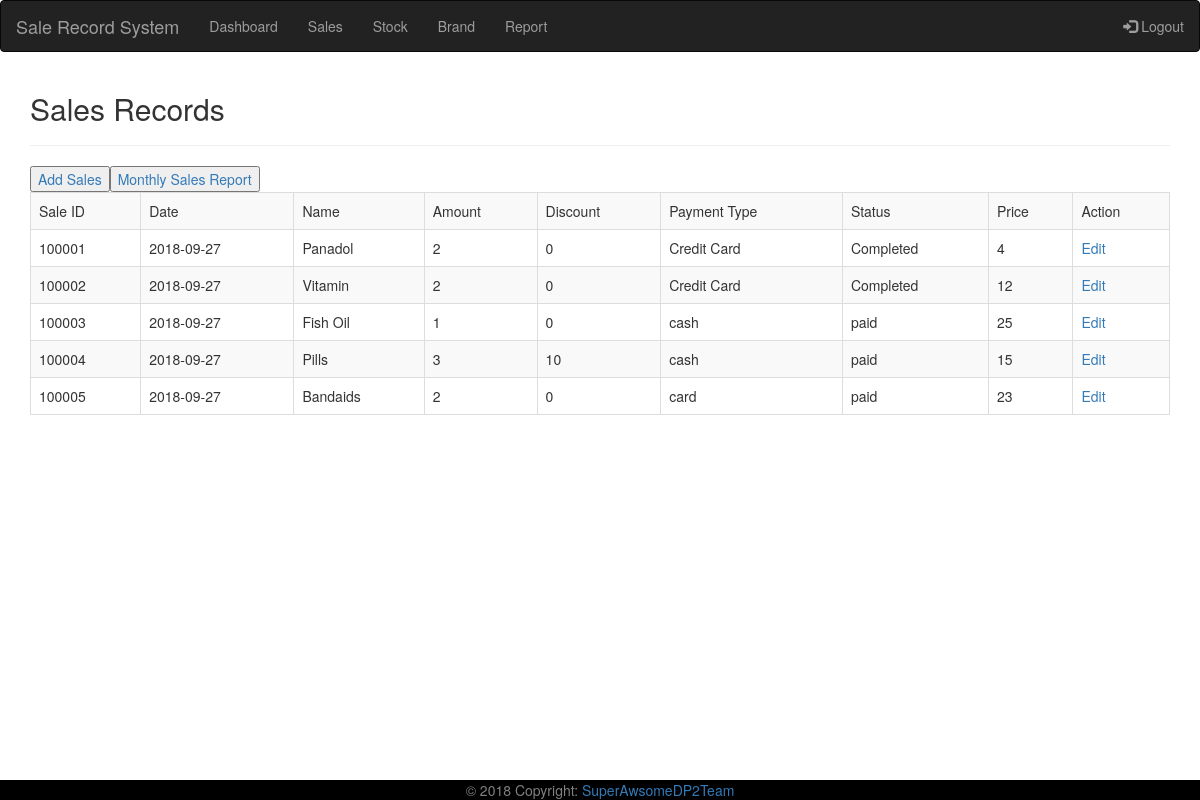
Page /sales.php on the earlier database version.
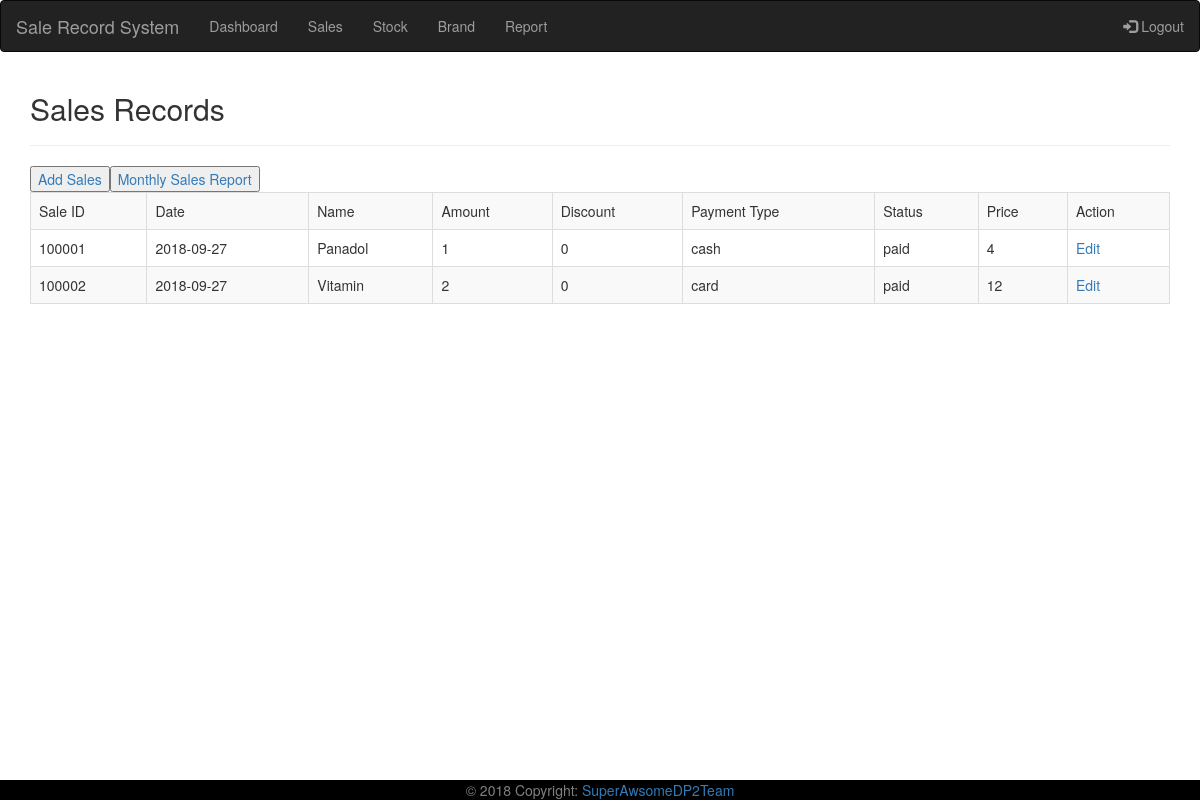
Same page on the later database version.
### tables this page shows
CREATE TABLE `sale` (
  `sale_id` int(255) NOT NULL,
  `sale_date` date NOT NULL,
  `sale_name` varchar(255) NOT NULL,
  `total_amount` int(255) NOT NULL,
  `discount` int(255) NOT NULL,
  `payment_type` varchar(255) NOT NULL,
  `payment_status` varchar(255) NOT NULL,
  `product_price` int(255) NOT NULL
);

### sales.php (the view, shortened to what this page needs)
<?php
require_once("action/dp_connect.php");
require_once("includes/header.php");
$sql = "SELECT * FROM `sale`";
$result = $connect->query($sql);
echo "<h2>Sales Records</h2><hr \>";
echo '<a href="add_sales.php"><button>Add Sales</button></a>';
echo '<a href="monthly_sales.php"><button>Monthly Sales Report</button></a>';
echo"<table border='1em' class='table table-bordered table-striped table-hover'>";
echo"
<tr>
  <td>Sale ID</td>
  <td>Date</td>
  <td>Name</td>
  <td>Amount</td>
  <td>Discount</td>
  <td>Payment Type</td>
  <td>Status</td>
  <td>Price</td>
  <td>Action</td>
</tr>";
while($row = $result->fetch_assoc())
{
    echo"
    <tr>
        <td>".$row["sale_id"]."</td>
        <td>".$row["sale_date"]."</td>
        <td>".$row["sale_name"]."</td>
        <td>".$row["total_amount"]."</td>
        <td>".$row["discount"]."</td>
        <td>".$row["payment_type"]."</td>
        <td>".$row["payment_status"]."</td>
        <td>".$row["product_price"]."</td>
        <td><a href='edit.php?id=".$row["sale_id"]."' target = '_blank'/a>Edit</td>
    </tr>";
}
echo"</table>";
?>
<?php
require_once("includes/footer.php"); ?>

### includes/header.php (shortened to what this page needs)
<!DOCTYPE html>
<html>
<head>
  <link rel="stylesheet" href="https://maxcdn.bootstrapcdn.com/bootstrap/3.3.7/css/bootstrap.min.css">
  <link rel="stylesheet" type="text/css" href="assets/font-awesome/css/fontawesome.min.css">
  <link rel="stylesheet" type="text/css" href="custom/css/custom.css">
  <link rel="stylesheet" type="text/css" href="assets/jqueryiu/jquery-ui.min.css">
</head>
<body>
<nav class="navbar navbar-inverse">
  <div class="container-fluid">
    <div class="navbar-header">
      <a class="navbar-brand" href="#">Sale Record System</a>
    </div>
    <ul class="nav navbar-nav">
      <li><a href="dashboard.php">Dashboard</a></li>
      <li><a href="sales.php">Sales</a></li>
      <li><a href="stock.php">Stock</a></li>
      <li><a href="brand.php">Brand</a></li>
      <li><a href="report.php">Report</a></li>
    </ul>
    <ul class="nav navbar-nav navbar-right">
      <li><a href="logout.php"><span class="glyphicon glyphicon-log-in"></span> Logout</a></li>
    </ul>
  </div>
</nav>
<div id="main" class="container">

### includes/footer.php (shortened to what this page needs)
	<div class="footer text-center py-3">© 2018 Copyright:
    	<a > SuperAwsomeDP2Team</a>
  	</div>
</body>
</html>

### custom/css/custom.css (style rules this page uses)
#main { overflow:auto; padding-bottom:150px; }
.footer { position: fixed; left: 0; bottom: 0; width: 100%; background-color: black; color: grey; text-align: center; }

Differences in the rows shown:
removed sale: sale_id "100003", sale_date "2018-09-27", sale_name "Fish Oil", total_amount "1", discount "0", payment_type "cash", payment_status "paid", product_price "25"
removed sale: sale_id "100004", sale_date "2018-09-27", sale_name "Pills", total_amount "3", discount "10", payment_type "cash", payment_status "paid", product_price "15"
removed sale: sale_id "100005", sale_date "2018-09-27", sale_name "Bandaids", total_amount "2", discount "0", payment_type "card", payment_status "paid", product_price "23"
changed sale "Panadol": total_amount "2" → "1"; payment_type "Credit Card" → "cash"; payment_status "Completed" → "paid"
changed sale "Vitamin": payment_type "Credit Card" → "card"; payment_status "Completed" → "paid"
